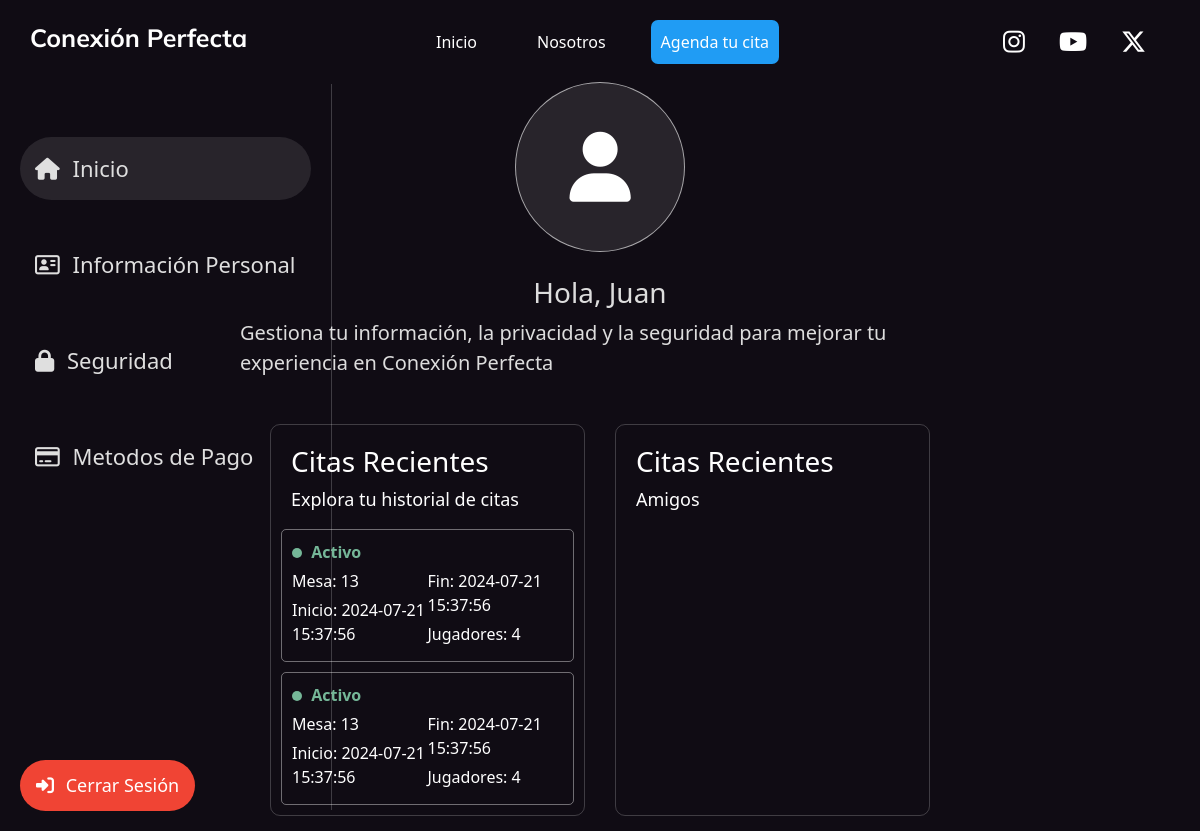
The app's page /View/html/account.php (signed in) with its own data.
### tables this page shows
CREATE TABLE `citas` (
  `CitaID` int(11) NOT NULL,
  `UserID` int(11) DEFAULT NULL,
  `MesaID` int(11) DEFAULT NULL,
  `FechaHoraInicio` datetime NOT NULL,
  `FechaHoraFin` datetime NOT NULL,
  `Estado` enum('Pendiente','Confirmada','Cancelada') NOT NULL,
  `CantidadJugadores` int(11) DEFAULT 1
);

### View/html/account.php (the view, shortened to what this page needs)
<?php
$userID = $_SESSION['user_id'];
$conexion = new conectar();
$conn = $conexion->conectarse();
try {
    $stmt = $conn->prepare("SELECT * FROM citas WHERE UserID = ? ORDER BY FechaHoraInicio DESC LIMIT 3");
    $stmt->bindParam(1, $userID, PDO::PARAM_INT);
    $stmt->execute();
    if ($stmt->rowCount() > 0) {
        $citas = $stmt->fetchAll(PDO::FETCH_ASSOC);
    } else {
        $citas = [];
    }
} catch (PDOException $e) {
    echo "Error: " . $e->getMessage();
}
?>
<!DOCTYPE html>
<html lang="es">
<head>
    <link rel="stylesheet" href="../css/style_account.css">
    <link rel="stylesheet" href="https://cdnjs.cloudflare.com/ajax/libs/font-awesome/6.5.2/css/all.min.css">
    <link href="https://cdn.jsdelivr.net/npm/bootstrap@5.3.3/dist/css/bootstrap.min.css" rel="stylesheet">
</head>
<body>
    <header class="header">
        <nav class="navegation">
            <h2 class="logo">Conexión Perfecta</h2>
            <div class="info">
                <a class="in in1" href="../../index.php">Inicio</a>
                <a class="in in2" href="#">Nosotros</a>
                <a class="in in3" href="agendar.php">Agenda tu cita</a>
            </div>
            <div class="social">
                <a href="https://www.instagram.com/juan.no.15/" target="_blank" class="hover:underline me-4 md:me-6"><i class="fa-brands fa-instagram"></i></a>
                <a href="http://www.youtube.com/@juandavidmalaverorganista8132" target="_blank" class="hover:underline me-4 md:me-6"><i class="fa-brands fa-youtube"></i></a>
                <a href="https://twitter.com/JUANDAVIDMALA12" target="_blank" class="hover:underline me-4 md:me-6"><i class="fa-brands fa-x-twitter"></i></a>
            </div>
        </nav>
    </header>
    <div class="principal">
        <div class="menulateral">
            <div class="informacionusu">
                <a href="" class="redcos1 redcos">
                    <div class="cosi1 cos"><i class="fa-solid fa-house recurs"></i> Inicio</div>
                </a>
                <a href="update.php" class="redcos2 redcos">
                    <div class="cosi2 cos"><i class="fa-regular fa-address-card recurs"></i> Información Personal</div>
                </a>
                <a href="security.php" class="redcos3 redcos">
                    <div class="cosi3 cos"><i class="fa-solid fa-lock recurs"></i> Seguridad</div>
                </a>
                <a href="" class="redcos4 redcos">
                    <div class="cosi4 cos"><i class="fa-regular fa-credit-card recurs"></i> Metodos de Pago</div>
                </a>
            </div>
            <div class="infoxi">
                <a href="../../Controller/logout.php" class="logout"><div><i class="fa-solid fa-right-to-bracket recurs"></i> Cerrar Sesión</div></a>
            </div>
        </div>
        <div class="contenidousu">
            <div class="imgusu">
                <div class="fotoprin2">
                    <i class="fa-solid fa-user fotoprin"></i>
                </div>
                <br>
                <div class="usuario">
                    <?php if (isset($_SESSION['user_name'])): ?>
                        <h2 class="personac">Hola, <?php echo htmlspecialchars($_SESSION['user_name']); ?></h2>
                    <?php else: ?>
                        <h3></h3>
                    <?php endif; ?>
                </div>
                <p class="infox2">Gestiona tu información, la privacidad y la seguridad para mejorar tu experiencia en Conexión Perfecta</p>
            </div>
            <div class="contenusu2">
                <div class="upgrid">
                    <div class="citasrec">
                        <h3 class="citsrec">Citas Recientes</h3>
                        <p class="explor">Explora tu historial de citas</p>
        <div id="citas-recientes">
            <?php if (count($citas) > 0): ?>
                <?php foreach ($citas as $cita): ?>
                    <div class="cita">
                        <?php
                            $estadoClase = '';
                            $estadoTexto = '';
                            switch ($cita['Estado']) {
                                case 'Confirmada':
                                    $estadoClase = 'estado-activo';
                                    $estadoTexto = 'Activo';
                                    break;
                            }
                        ?>
                        <div class="<?php echo $estadoClase; ?>">
                            <span class="estado-punto" style="background-color: <?php echo $estadoClase === 'estado-pendiente' ? '#ffda6a' : ($estadoClase === 'estado-activo' ? '#75b798' : ($estadoClase === 'estado-cancelada' ? '#ea868f' : '#383c44')); ?>"></span>
                            <strong><?php echo $estadoTexto; ?></strong>
                        </div>
                        <div class="ordforacc">
                        <div class="ordpacc orxpac">
                        <p class="infcpac">Mesa: <?php echo $cita['MesaID']; ?></p>
                        <p class="infcpac">Inicio: <?php echo $cita['FechaHoraInicio']; ?></p>
                        </div>
                        <div class="ordpacc2 orxpac">
                        <p class="infcpac">Fin: <?php echo $cita['FechaHoraFin']; ?></p>
                        <p class="infcpac">Jugadores: <?php echo $cita['CantidadJugadores']; ?></p>
                        </div>
                        </div>
                    </div>
                <?php endforeach; ?>
            <?php else: ?>
                <p>No has tenido citas recientes.</p>
            <?php endif; ?>
        </div>
                    </div>
                    <div class="citasrec2">
                        <h3 class="citsrec">Citas Recientes</h3>
                        <p class="explor">Amigos</p>
                    </div>
                </div>
            </div>
        </div>
    </div>
</body>
</html>

### View/css/style_account.css (style rules this page uses)
body { background-color: #100c14 !important; }
.header { margin: 20px 30px 20px 30px; padding: 0; color: #fff; font-family: system-ui, -apple-system, BlinkMacSystemFont, 'Segoe UI', Roboto, Oxygen, Ubuntu, Cantarell, 'Open Sans', 'Helvetica Neue', sans-serif; }
.navegation { display: flex; align-items: center; }
.navegation .logo { flex: 0.2; font-size: 25px; font-family: "Mulish", sans-serif; font-optical-sizing: auto; font-weight: 700; font-style: normal; }
.navegation .info { flex: 0.6; display: flex; justify-content: center; align-items: center; }
.navegation .info .in { margin: 0px 30px 0px 30px; color: #fff; text-decoration: none; }
.navegation .info .in3 { background-color: #209cf4; padding: 10px; border-radius: 7px; margin: 0px 15px 0px 15px !important; }
.navegation .social { flex: 0.2; display: flex; justify-content: flex-end; }
.navegation .social a { font-size: 25px; margin: 0px 10px 0px 10px; color: #fff; text-decoration: none; }
.principal { display: flex; justify-content: center; flex-direction: row; align-items: center; width: 100%; height: 90.723vh; }
.menulateral { flex: 0.25; height: 90.723vh; border-right: 1px solid rgba(255, 255, 255, 0.2); display: flex; flex-direction: column; position: fixed; left: 0; }
.contenidousu { flex: 0.6; height: 90.723vh; display: flex; justify-content: center; align-items: center; flex-direction: column; }
.informacionusu { padding: 20px; }
.fotoprin { font-size: 70px; padding: 10px 0px 10px 10px !important; color: #fff; }
.personac { font-size: 28px; color: #dddddd; }
.infox2 { font-size: 20px; color: #dddddd; }
.fotoprin2 { border-radius: 50%; width: 170px; height: 170px; color: #dfdfdf; border: 1px solid rgba(255, 255, 255, 0.6); background-color: rgba(255, 255, 255, 0.1); display: flex; justify-content: center; align-items: center; padding: 20px; }
.logout { justify-content: flex-end; }
.infoxi { bottom: 0; height: auto; position: fixed; top: auto; z-index: 2; display: flex; justify-content: center; align-items: center; padding: 20px; }
.imgusu { display: flex; justify-content: center; align-items: center; flex-direction: column; flex: 0.2; width: 100%; padding-top: 20px; }
.contenusu2 { flex: 0.8; width: 100%; display: flex; flex-direction: column }
.upgrid { flex: 0.5; width: 100%; display: flex; flex-direction: row; }
.logout { background-color: #f04434; padding: 12px 16px 12px 16px; font-size: 18px; text-decoration: none; color: #fff; border-radius: 50px; }
.citasrec { flex: 0.5; width: 100%; border: 1px solid rgba(255, 255, 255, 0.2); margin: 30px 15px 15px 30px; border-radius: 10px; }
.citasrec2 { flex: 0.5; width: 100%; border: 1px solid rgba(255, 255, 255, 0.2); margin: 30px 30px 15px 15px; border-radius: 10px; }
.citsrec { color: #fff; padding: 20px 0 0 20px; }
.explor { padding-left: 20px; color: #fff; font-size: 18px; }
.redcos { font-size: 22px; color: #dfdfdf; text-decoration: none; padding: 1px; }
.cos { padding: 15px; border-radius: 50px; transition: .2s; }
.cosi1 { background-color: rgba(255, 255, 255, 0.1); }
.recurs { padding-right: 7px; }
.fa-user { padding-right: 10px !important; }
.cita { padding: 10px; margin: 10px; border: 1px solid rgba(255, 255, 255, 0.4); border-radius: 5px; color: #fff; display: flex; justify-content: center; flex-direction: column; }
.estado-activo { color: #75b798; }
.estado-punto { display: inline-block; width: 10px; height: 10px; border-radius: 50%; margin-right: 5px; }
.infcpac { margin: 5px 0px 5px 0px !important; }
.ordforacc { display: flex; flex-direction: row; }
.ordpacc { flex: 0.5; }
.ordpacc2 { flex: 0.5; }

### records on screen
citas: Estado "Activo", MesaID "13", FechaHoraInicio "2024-07-21 15:37:56", FechaHoraFin "2024-07-21 15:37:56", CantidadJugadores "4"
citas: Estado "Activo", MesaID "13", FechaHoraInicio "2024-07-21 15:37:56", FechaHoraFin "2024-07-21 15:37:56", CantidadJugadores "4"

### other values on screen
$_SESSION['user_name'] "Juan"
